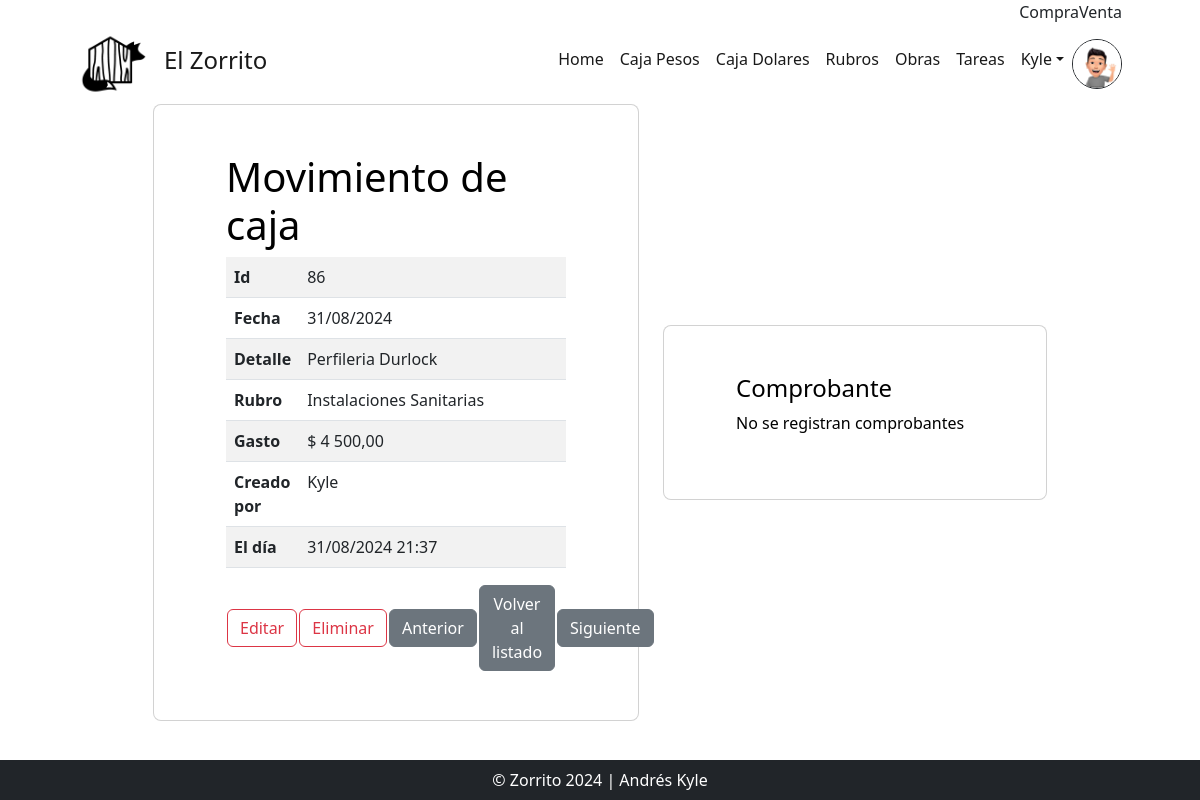
The page /movimientos_detail/86/ (signed in) on the database as committed earlier.
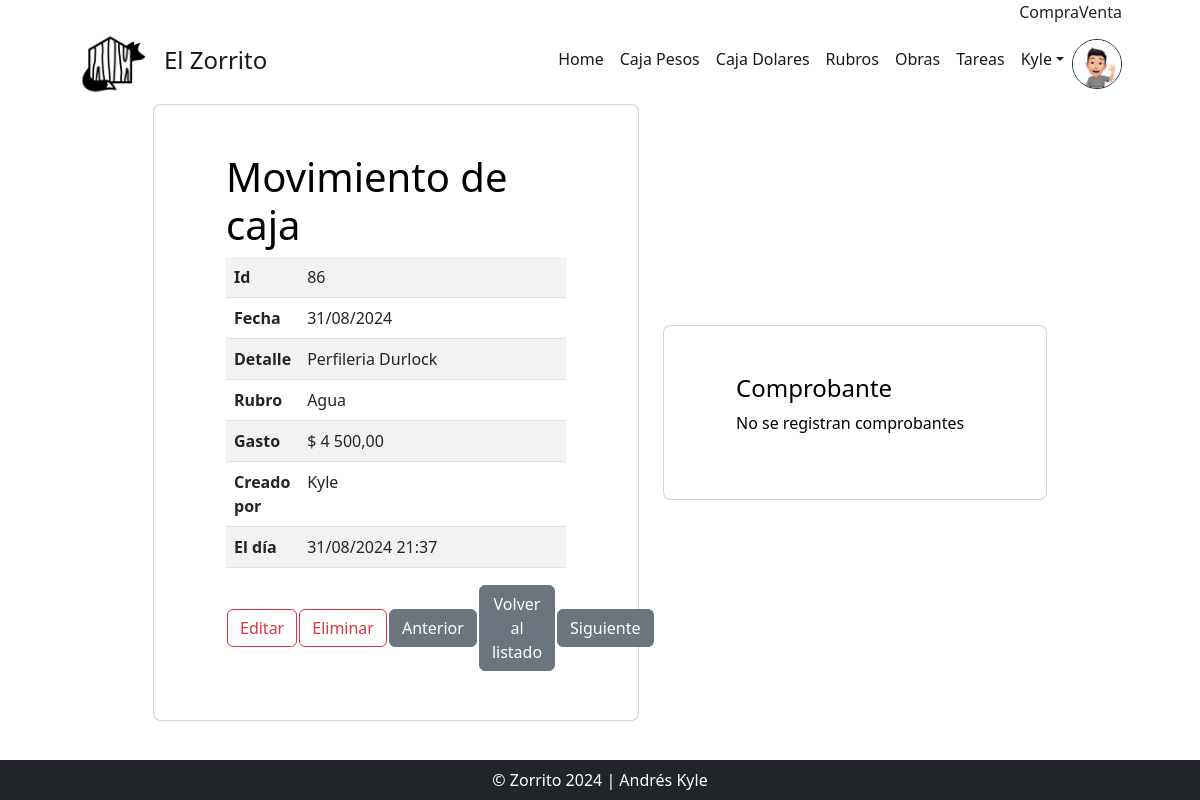
The same page on the database as committed later.
### AppZorro/models.py (models this page shows)
class CajaPesos(models.Model):
    fecha = models.DateField(default=date.today)
    rubro = models.ForeignKey(Rubros, null=True, on_delete=models.RESTRICT)
    detalle = models.CharField(max_length=60)
    ingreso = models.FloatField(default=0)
    egreso = models.FloatField(default=0)
    comprobante = models.ImageField(upload_to='comprobantes', null=True, blank = True)
    obra = models.ForeignKey(Obra, null=True, on_delete=models.RESTRICT)
    autor = models.ForeignKey(settings.AUTH_USER_MODEL, on_delete=models.RESTRICT, null=True, blank=True, editable=False)
    action_time = models.DateTimeField(auto_now=True, editable=False)
    cotiza = models.FloatField(default=DolarBlue.compra())
    conecta = models.OneToOneField('CajaDolares', null=True, blank=True, on_delete=models.CASCADE)

class Rubros(models.Model):
    titulo = models.CharField(max_length=30)
    def __str__(self):
        return f"{self.titulo}"

### AppZorro/views.py (the view)
# urls.py: path('movimientos_detail/<int:pk>/', views.MovimientosDetailView.as_view(), name="Detalles"),
class MovimientosDetailView(LoginRequiredMixin, DetailView):
    model = CajaPesos
    def get(self, request, *args, **kwargs):
        self.object = self.get_object()
        context = self.get_context_data(object=self.object)
        id_actual = self.object.id
        objetos_ordenados = list(CajaPesos.objects.order_by('id'))
        min = objetos_ordenados[0]
        max = objetos_ordenados[-1]
        min = min.id
        max = max.id
        if self.object.id == min:
            previo = min
        else:
            previo = objetos_ordenados[objetos_ordenados.index(self.object)-1]
            previo = previo.id
        if self.object.id == max:
            siguiente = max
        else:
            siguiente = CajaPesos.objects.filter(id__gt=id_actual).order_by('id').first()
            siguiente = siguiente.id
        context['siguiente'] = siguiente
        context['previo'] = previo
        return self.render_to_response(context)

### AppZorro/templates/AppZorro/CajaPesos_detail.html (shortened to what this page needs)
{% extends 'AppZorro/base.html' %}
{% load static %}
{% block main %}
<div id="todo" class="row d-flex justify-content-center align-items-center">
  <div class="col-xl-5">
      <div class="card rounded-3 text-black">
          <div class="card-body p-md-5 mx-md-4">
              <h3 class="display-6">Movimiento de caja</h3>
                  <table class="table table-striped ">
                        <tr>
                          <th width="20%">Id</th>
                          <td>{{ object.id }}</td>
                        </tr>
                        <tr>
                          <th width="20%">Fecha</th>
                          <td>{{ object.fecha|date:"d/m/Y" }}</td>
                        </tr>
                        <tr>
                          <th width="20%">Detalle</th>
                          <td>{{ object.detalle }}</td>
                        </tr>
                        <tr>
                          <th width="20%">Rubro</th>
                          <td>{{ object.rubro }}</td>
                        </tr>
                        <tr>
                          {% if object.egreso > 0 %}
                          <th width="20%">Gasto</th>
                          <td>$ {{ object.egreso|floatformat:"2g" }}</td>
                          {% endif %}
                        </tr>
                        <tr>
                          <th width="20%">Creado por</th>
                          <td>{{ object.autor }}</td>
                        </tr>
                        <tr>
                          <th width="20%">El día</th>
                          <td>{{ object.action_time|date:'d/m/Y H:i' }}</td>
                        </tr>
                  </table>
                  <table>
                      <tr>
                        <td><a type="button" class="btn btn-outline-danger" href="{% url 'EditarMovimiento' object.id %}">Editar</a></td>
                        <td><a type="button" class="btn btn-outline-danger" href="{% url 'MovimientosDelete' object.id %}">Eliminar</a></td>
                        <td><a type="button" class="btn btn-secondary btn-me" href="{% url 'Detalles' previo %}">Anterior</a></td>
                        <td><a type="button"  class="btn btn-secondary btn-me" href="{% url 'Movimientos' %}">Volver al listado</a></td>
                        <td><a type="button" class="btn btn-secondary btn-me" href="{% url 'Detalles' siguiente %}">Siguiente</a></td>
                      </tr>
                  </table>
              </div>
          </div>
      </div>
      <div class="col-xl-4">
          <div class="card rounded-3 text-black">
              <div class="card-body p-md-5 mx-md-4">
                  <h4 >Comprobante</h4>
                  {% if object.comprobante %}
                      <img src="{{object.comprobante.url}}" alt="" class="img-fluid">
                  {% else %}
                      <p>No se registran comprobantes</p>
                  {% endif %}
              </div>
          </div>
      </div>
  </div>
{% endblock main %}

Rows that differ between the two databases and show on the page:
changed through a linked row, CajaPesos "Perfileria Durlock": rubro "Instalaciones Sanitarias" → "Agua"
